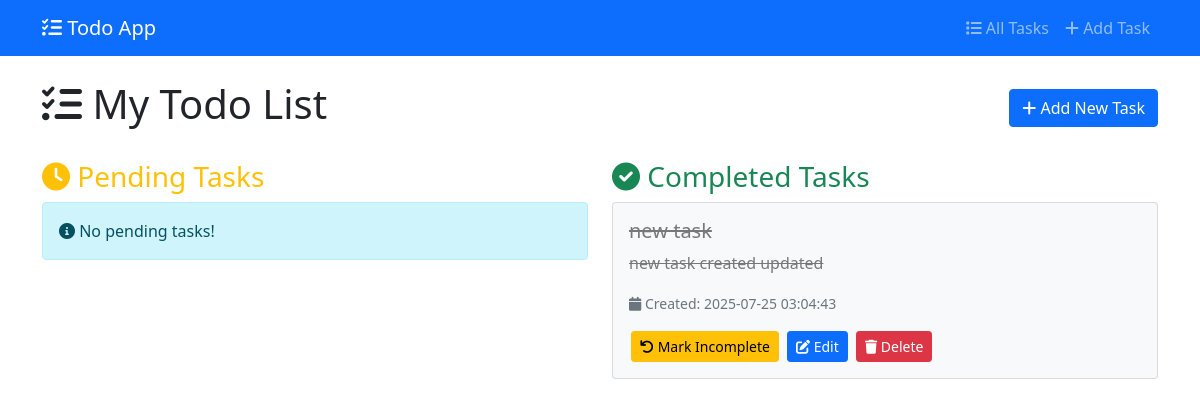
Before: / with the older database file.
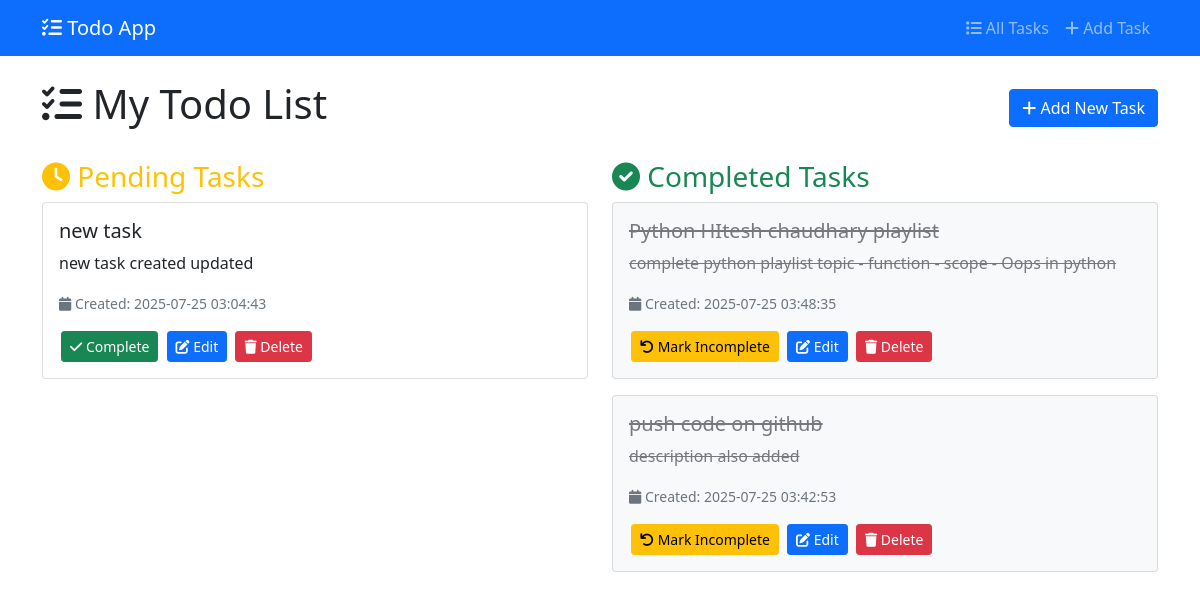
After: the same page with the newer database file.
### tables this page shows
CREATE TABLE tasks (
            id INTEGER PRIMARY KEY AUTOINCREMENT,
            title TEXT NOT NULL,
            description TEXT,
            completed BOOLEAN NOT NULL DEFAULT 0,
            created_at TIMESTAMP DEFAULT CURRENT_TIMESTAMP
        );

### app.py (the view)
@app.route('/')
def index():
    conn = get_db_connection()
    tasks = conn.execute('SELECT * FROM tasks ORDER BY created_at DESC').fetchall()
    conn.close()
    return render_template('index.html', tasks=tasks)

### app.py (called while the page is built)
def get_db_connection():
    conn = sqlite3.connect(DATABASE)
    conn.row_factory = sqlite3.Row
    return conn

### templates/index.html (shortened to what this page needs)
{% extends "base.html" %}
{% block content %}
    <div class="row">
        <div class="col-md-12">
            <div class="d-flex justify-content-between align-items-center mb-4">
                <h1><i class="fas fa-tasks"></i> My Todo List</h1>
                <a href="{{ url_for('add_task') }}" class="btn btn-primary">
                    <i class="fas fa-plus"></i> Add New Task
                </a>
            </div>
            {% if tasks %}
                <div class="row">
                    <div class="col-md-6">
                        <h3 class="text-warning">
                            <i class="fas fa-clock"></i> Pending Tasks
                        </h3>
                        {% set pending_tasks = tasks|selectattr('completed', 'equalto', 0)|list %}
                        {% if pending_tasks %}
                            {% for task in pending_tasks %}
                                <div class="card mb-3">
                                    <div class="card-body">
                                        <h5 class="card-title">{{ task.title }}</h5>
                                        {% if task.description %}
                                            <p class="card-text">{{ task.description }}</p>
                                        {% endif %}
                                        <small class="text-muted">
                                            <i class="fas fa-calendar"></i>
                                            Created: {{ task.created_at }}
                                        </small>
                                        <div class="mt-3">
                                            <a href="{{ url_for('complete_task', task_id=task.id) }}"
                                               class="btn btn-success btn-sm">
                                                <i class="fas fa-check"></i> Complete
                                            </a>
                                            <a href="{{ url_for('edit_task', task_id=task.id) }}"
                                               class="btn btn-primary btn-sm">
                                                <i class="fas fa-edit"></i> Edit
                                            </a>
                                            <a href="{{ url_for('delete_task', task_id=task.id) }}"
                                               class="btn btn-danger btn-sm"
                                               onclick="return confirm('Are you sure you want to delete this task?')">
                                                <i class="fas fa-trash"></i> Delete
                                            </a>
                                        </div>
                                    </div>
                                </div>
                            {% endfor %}
                        {% else %}
                            <div class="alert alert-info">
                                <i class="fas fa-info-circle"></i> No pending tasks!
                            </div>
                        {% endif %}
                    </div>
                    <div class="col-md-6">
                        <h3 class="text-success">
                            <i class="fas fa-check-circle"></i> Completed Tasks
                        </h3>
                        {% set completed_tasks = tasks|selectattr('completed', 'equalto', 1)|list %}
                        {% if completed_tasks %}
                            {% for task in completed_tasks %}
                                <div class="card mb-3 bg-light">
                                    <div class="card-body">
                                        <h5 class="card-title task-completed">{{ task.title }}</h5>
                                        {% if task.description %}
                                            <p class="card-text task-completed">{{ task.description }}</p>
                                        {% endif %}
                                        <small class="text-muted">
                                            <i class="fas fa-calendar"></i>
                                            Created: {{ task.created_at }}
                                        </small>
                                        <div class="mt-3">
                                            <a href="{{ url_for('incomplete_task', task_id=task.id) }}"
                                               class="btn btn-warning btn-sm">
                                                <i class="fas fa-undo"></i> Mark Incomplete
                                            </a>
                                            <a href="{{ url_for('edit_task', task_id=task.id) }}"
                                               class="btn btn-primary btn-sm">
                                                <i class="fas fa-edit"></i> Edit
                                            </a>
                                            <a href="{{ url_for('delete_task', task_id=task.id) }}"
                                               class="btn btn-danger btn-sm"
                                               onclick="return confirm('Are you sure you want to delete this task?')">
                                                <i class="fas fa-trash"></i> Delete
                                            </a>
                                        </div>
                                    </div>
                                </div>
                            {% endfor %}
                        {% else %}
                            <div class="alert alert-info">
                                <i class="fas fa-info-circle"></i> No completed tasks yet!
                            </div>
                        {% endif %}
                    </div>
                </div>
            {% endif %}
        </div>
    </div>
{% endblock %}

### templates/base.html (shortened to what this page needs)
<!DOCTYPE html>
<html lang="en">
<head>
    <link href="https://cdn.jsdelivr.net/npm/bootstrap@5.1.3/dist/css/bootstrap.min.css" rel="stylesheet">
    <link href="https://cdnjs.cloudflare.com/ajax/libs/font-awesome/6.0.0/css/all.min.css" rel="stylesheet">
</head>
<body>
    <nav class="navbar navbar-expand-lg navbar-dark bg-primary">
        <div class="container">
            <a class="navbar-brand" href="{{ url_for('index') }}">
                <i class="fas fa-tasks"></i> Todo App
            </a>
            <div class="navbar-nav ms-auto">
                <a class="nav-link" href="{{ url_for('index') }}">
                    <i class="fas fa-list"></i> All Tasks
                </a>
                <a class="nav-link" href="{{ url_for('add_task') }}">
                    <i class="fas fa-plus"></i> Add Task
                </a>
            </div>
        </div>
    </nav>
    <div class="container mt-4">
        {% block content %}{% endblock %}
    </div>
</body>
</html>

### templates/base.html (style rules this page uses)
.task-completed { text-decoration: line-through; opacity: 0.6; }
.btn-sm { margin: 0 2px; }

Changed rows visible on the page:
changed tasks "new task": completed True → False (drawn); moves from the list under "Completed Tasks" to the list under "Pending Tasks"
added tasks: title "Python HItesh chaudhary playlist", description "complete python playlist topic - function - scope - Oops in python", created_at "2025-07-25 03:48:35", shown under "Completed Tasks"
added tasks: title "push code on github", description "description also added", created_at "2025-07-25 03:42:53", shown under "Completed Tasks"
Other visible differences:
text no longer shown: "No pending tasks!"
